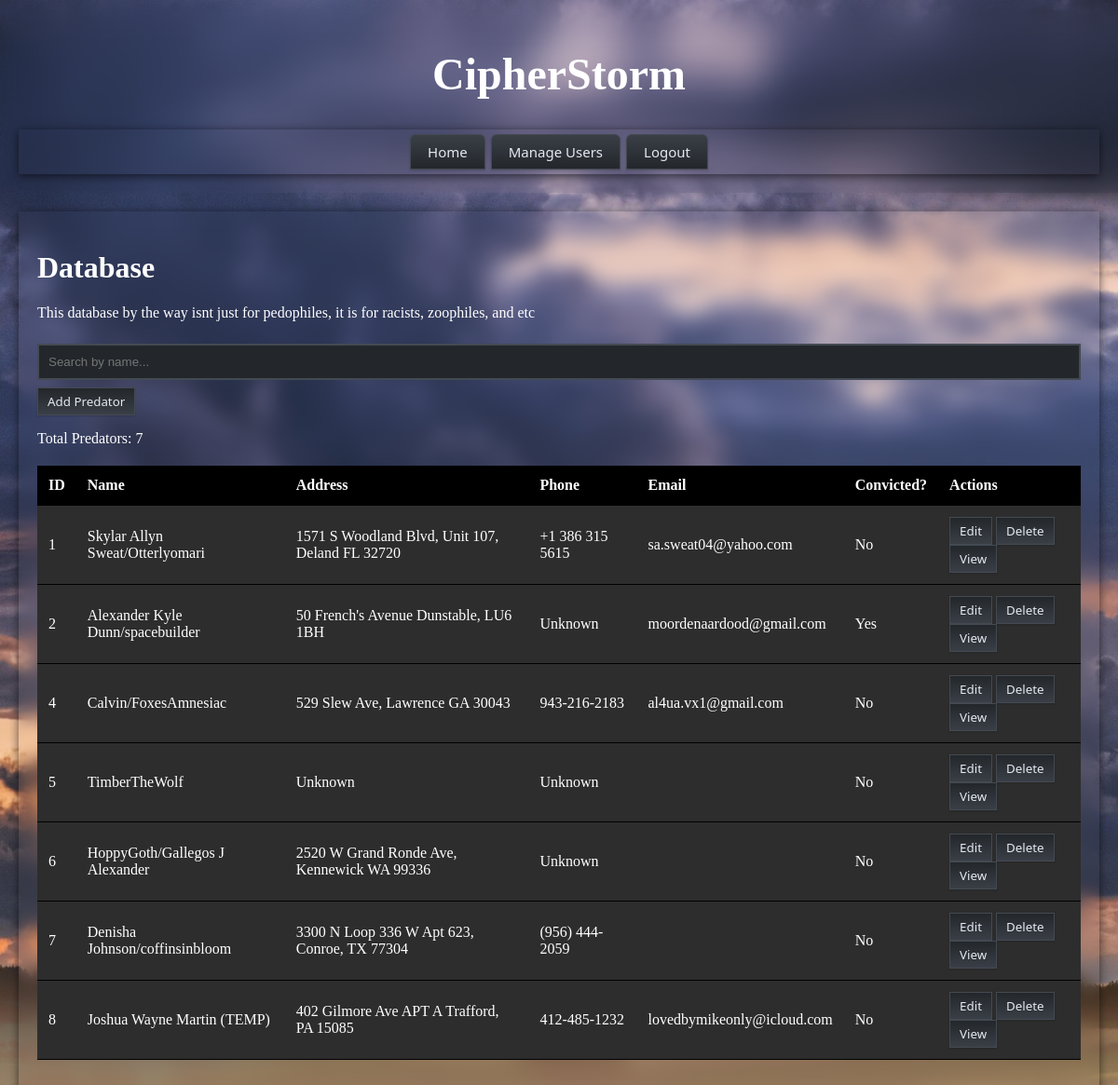
Screenshot of /predators (signed in) with the database file from the repository.
### tables this page shows
CREATE TABLE predators (
                    id INTEGER PRIMARY KEY AUTOINCREMENT,
                    name TEXT NOT NULL,
                    address TEXT,
                    phone TEXT,
                    email TEXT,
                    description TEXT,
                    convicted BOOLEAN DEFAULT 0,
                    socials TEXT,
                    face_image_url TEXT,
                    born_at DATETIME
                );

### index.py (the view)
@app.route('/predators', methods=['GET'])
@login_required
def predators():
    predators = db.get_all_predators()
    return flask.render_template('database/db.html', predators=predators)

### database.py (called while the page is built)
    def get_connection(self):
        return sqlite3.connect(self.db_path)

    def get_user_by_id(self, user_id):
        try:
            conn = self.get_connection()
            cursor = conn.cursor()
            cursor.execute('''
                SELECT id, username, is_admin
                FROM users
                WHERE id = ?
            ''', (user_id,))
            user_data = cursor.fetchone()
            conn.close()
            if user_data:
                return {
                    'id': user_data[0],
                    'username': user_data[1],
                    'is_admin': bool(user_data[2])
                }
            return None
        except sqlite3.Error as e:
            print(f"{Fore.RED}[-] Error getting user by ID: {e}{Style.RESET_ALL}")
            return None

    def get_all_predators(self):
        try:
            conn = self.get_connection()
            cursor = conn.cursor()
            cursor.execute('SELECT * FROM predators')
            rows = cursor.fetchall()
            conn.close()
            predators = []
            for row in rows:
                predators.append({
                    'id': row[0],
                    'name': row[1],
                    'address': row[2],
                    'phone': row[3],
                    'email': row[4],
                    'description': row[5],
                    'convicted': bool(row[6]),
                    'socials': row[7],
                })
            return predators
        except sqlite3.Error as e:
            print(f"{Fore.RED}[-] Error getting all predators: {e}{Style.RESET_ALL}")
            return []

### index.py (called while the page is built)
@login_manager.user_loader
def load_user(user_id):
    user_data = db.get_user_by_id(int(user_id))
    if user_data:
        return User(user_data)
    return None

### templates/database/db.html (shortened to what this page needs)
<!DOCTYPE html>
<html lang="en">
<head>
    <link rel="stylesheet" href="/static/style.css">
</head>
<body>
    <div class="header">
        <h1>CipherStorm</h1>
        <div class="navigation">
            <form action="{{ url_for('dashboard') }}" method="get" style="display:inline;">
                <button type="submit" class="navigation-tabs">Home</button>
            </form>
            {% if current_user.is_admin %}
                <form action="{{ url_for('manage_users') }}" method="get" style="display:inline;">
                    <button type="submit" class="navigation-tabs">Manage Users</button>
                </form>
            {% endif %}
            <form action="{{ url_for('logout') }}" method="post" style="display:inline;">
                <button type="submit" class="navigation-tabs">Logout</button>
            </form>
        </div>
    </div>
    <div class="main-content">
        <h1>Database</h1>
        <p>This database by the way isnt just for pedophiles, it is for racists, zoophiles, and etc</p>
        <input type="text" id="search" placeholder="Search by name..." onkeyup="filterTable()">
        <form action="/predators/add" method="get">
            <button type="submit">Add Predator</button>
        </form>
        <p>Total Predators: {{ predators|length }}</p>
        <table>
            <thead>
                <tr>
                    <th>ID</th>
                    <th>Name</th>
                    <th>Address</th>
                    <th>Phone</th>
                    <th>Email</th>
                    <th>Convicted?</th>
                    <th>Actions</th>
                </tr>
            </thead>
            <tbody>
                {% for predator in predators %}
                <tr>
                    <td>{{ predator.id }}</td>
                    <td>{{ predator.name }}</td>
                    <td>{{ predator.address }}</td>
                    <td>{{ predator.phone }}</td>
                    <td>{{ predator.email }}</td>
                    <td>{{ 'Yes' if predator.convicted else 'No' }}</td>
                    <td>
                        <form action="/predators/edit/{{ predator.id }}" method="get" style="display:inline;">
                            <button type="submit">Edit</button>
                        </form>
                        {% if current_user.is_admin %}
                        <form action="/predators/delete/{{ predator.id }}" method="post" style="display:inline;">
                            <button type="submit" onclick="return confirm('Are you sure you want to delete this predator?');">Delete</button>
                        </form>
                        {% endif %}
                        <form action="/predators/view/{{ predator.id }}" method="get" style="display:inline;">
                            <button type="submit">View</button>
                        </form>
                    </td>
                </tr>
                {% endfor %}
            </tbody>
        </table>
    </div>
</body>
</html>

### static/style.css (style rules this page uses)
body { font-family: Tahoma, sans-serifrif; background-color: #f0f0f0; margin: 0; padding: 0; background-image: url("images/home.jpg"); background-size: cover; background-repeat: no-repeat; background-attachment: fixed; }
.header { padding: 20px; text-align: center; font-size: 24px; color: #ffffff; backdrop-filter: blur(20px); -webkit-backdrop-filter: blur(20px); }
.main-content { padding: 20px; font-size: 16px; color: #ffffff; box-shadow: 0 2px 10px rgba(0, 0, 0, 0.6); backdrop-filter: blur(10px); -webkit-backdrop-filter: blur(10px); margin: 20px; padding: 20px; transition: all 0.3s ease-in-out; }
.navigation { width: auto; padding: 5px; box-shadow: 0 2px 10px rgba(0, 0, 0, 0.6); backdrop-filter: blur(30px); -webkit-backdrop-filter: blur(10px); transition: all 0.6s ease-in-out; }
.navigation-tabs { background: linear-gradient(to bottom, #3a3f47 0%, #23272b 100%); font-family: 'Segoe UI', 'Tahoma', 'Geneva', Verdana, sans-serif; border: 1px solid #444a52; border-radius: 6px 6px 0 0; padding: 8px 18px; font-size: 15px; color: #e3e9ef; box-shadow: 0 1px 2px rgba(0,0,0,0.18); cursor: pointer; transition: color 0.2s ease-in-out; }
table { width: 100%; border-collapse: collapse; margin: 20px 0; }
th, td { padding: 12px; text-align: left; background: #2d2d2d; border-bottom: 1px solid #000000; transition: all 0.2s ease-in-out; }
th, td:hover { background: #3a3a3a; color: #ffffff; transition: all 0.2s ease-in-out; }
th { background-color: #000000; color: #ffffff; }
input { width: 100%; padding: 10px; margin: 8px 0; box-sizing: border-box; border: 2px solid #444a52; border-radius: 0px; background-color: #23272b; color: #e3e9ef; transition: background 0.2s, color 0.2s, border 0.2s; }
button { background: linear-gradient(to bottom, #23272b 0%, #3a3f47 100%); font-family: 'Segoe UI', 'Tahoma', 'Geneva', Verdana, sans-serif; color: #e3e9ef; padding: 5px 10px; border: 1px solid #444a52; cursor: pointer; box-shadow: 0 1px 2px rgba(0,0,0,0.18); transition: background 0.2s ease-in-out, color 0.2s ease-in-out, border 0.2s; }

### rows the page displays
predators: id "1", name "Skylar Allyn Sweat/Otterlyomari", address "1571 S Woodland Blvd, Unit 107, Deland FL 32720", phone "+1 386 315 5615", email "sa.sweat04@yahoo.com", convicted "No"
predators: id "2", name "Alexander Kyle Dunn/spacebuilder", address "50 French's Avenue Dunstable, LU6 1BH", phone "Unknown", email "moordenaardood@gmail.com", convicted "Yes"
predators: id "4", name "Calvin/FoxesAmnesiac", address "529 Slew Ave, Lawrence GA 30043", phone "943-216-2183", email "al4ua.vx1@gmail.com", convicted "No"
predators: id "5", name "TimberTheWolf", address "Unknown", phone "Unknown", convicted "No"
predators: id "6", name "HoppyGoth/Gallegos J Alexander", address "2520 W Grand Ronde Ave, Kennewick WA 99336", phone "Unknown", convicted "No"
predators: id "7", name "Denisha Johnson/coffinsinbloom", address "3300 N Loop 336 W Apt 623, Conroe, TX 77304", phone "(956) 444-2059", convicted "No"
predators: id "8", name "Joshua Wayne Martin (TEMP)", address "402 Gilmore Ave APT A Trafford, PA 15085", phone "412-485-1232", email "lovedbymikeonly@icloud.com", convicted "No"

### other values shown
{{ predators|length }} "7"
